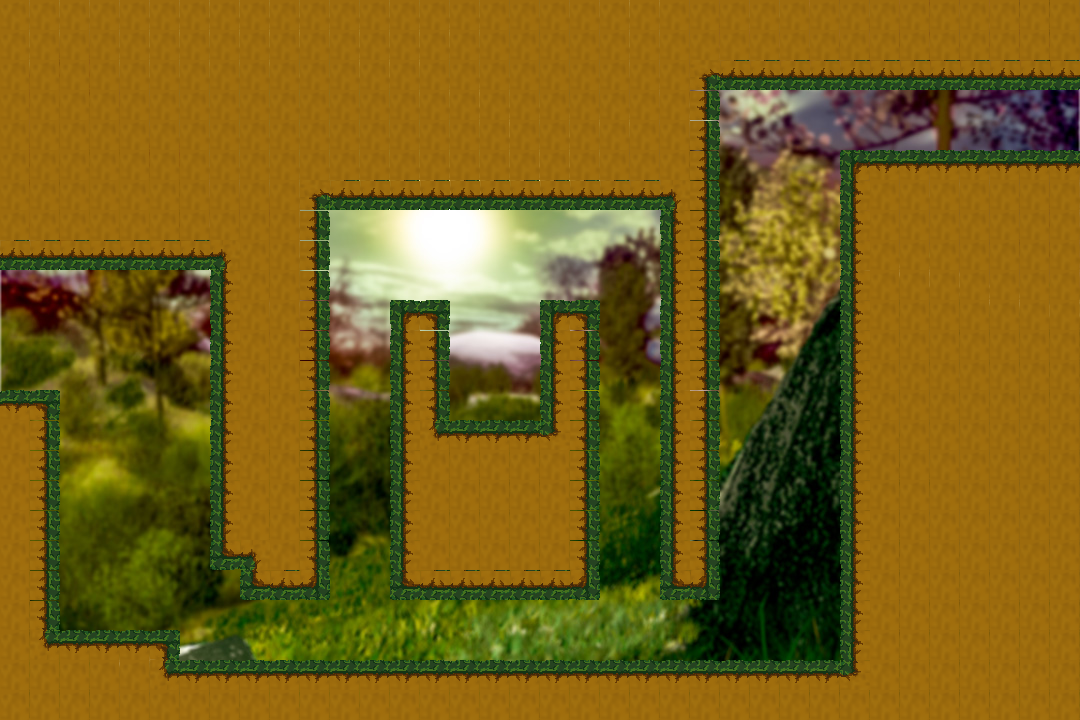

This game map was drawn from its Tiled (.tmx) file and the tilesets committed beside it. A one-line description and the full map source follow:
An orthogonal 36x24 tile map with 30x30 px tiles, 2 tile layers (Background, Tile Layer 1), 2 tilesets and 20 objects.

<map version="1.5" tiledversion="1.7.2" orientation="orthogonal" renderorder="right-down" width="36" height="24" tilewidth="30" tileheight="30" infinite="0" nextlayerid="13" nextobjectid="61">
 <editorsettings>
  <export target="level4.lua" format="lua" />
 </editorsettings>
 <tileset firstgid="1" name="FLY_TILESET" tilewidth="30" tileheight="30" tilecount="16" columns="4">
  <image source="../Tilesets/FLY_TILESET.png" width="120" height="120" />
 </tileset>
 <tileset firstgid="17" name="fly" tilewidth="1080" tileheight="360" tilecount="2" columns="1">
  <image source="../All background/fly.jpg" width="1080" height="720" />
 </tileset>
 <layer id="2" name="Background" width="36" height="24">
  <data encoding="csv">
0,0,0,0,0,0,0,0,0,0,0,0,0,0,0,0,0,0,0,0,0,0,0,0,0,0,0,0,0,0,0,0,0,0,0,0,
0,0,0,0,0,0,0,0,0,0,0,0,0,0,0,0,0,0,0,0,0,0,0,0,0,0,0,0,0,0,0,0,0,0,0,0,
0,0,0,0,0,0,0,0,0,0,0,0,0,0,0,0,0,0,0,0,0,0,0,0,0,0,0,0,0,0,0,0,0,0,0,0,
0,0,0,0,0,0,0,0,0,0,0,0,0,0,0,0,0,0,0,0,0,0,0,0,0,0,0,0,0,0,0,0,0,0,0,0,
0,0,0,0,0,0,0,0,0,0,0,0,0,0,0,0,0,0,0,0,0,0,0,0,0,0,0,0,0,0,0,0,0,0,0,0,
0,0,0,0,0,0,0,0,0,0,0,0,0,0,0,0,0,0,0,0,0,0,0,0,0,0,0,0,0,0,0,0,0,0,0,0,
0,0,0,0,0,0,0,0,0,0,0,0,0,0,0,0,0,0,0,0,0,0,0,0,0,0,0,0,0,0,0,0,0,0,0,0,
0,0,0,0,0,0,0,0,0,0,0,0,0,0,0,0,0,0,0,0,0,0,0,0,0,0,0,0,0,0,0,0,0,0,0,0,
0,0,0,0,0,0,0,0,0,0,0,0,0,0,0,0,0,0,0,0,0,0,0,0,0,0,0,0,0,0,0,0,0,0,0,0,
0,0,0,0,0,0,0,0,0,0,0,0,0,0,0,0,0,0,0,0,0,0,0,0,0,0,0,0,0,0,0,0,0,0,0,0,
0,0,0,0,0,0,0,0,0,0,0,0,0,0,0,0,0,0,0,0,0,0,0,0,0,0,0,0,0,0,0,0,0,0,0,0,
17,0,0,0,0,0,0,0,0,0,0,0,0,0,0,0,0,0,0,0,0,0,0,0,0,0,0,0,0,0,0,0,0,0,0,0,
0,0,0,0,0,0,0,0,0,0,0,0,0,0,0,0,0,0,0,0,0,0,0,0,0,0,0,0,0,0,0,0,0,0,0,0,
0,0,0,0,0,0,0,0,0,0,0,0,0,0,0,0,0,0,0,0,0,0,0,0,0,0,0,0,0,0,0,0,0,0,0,0,
0,0,0,0,0,0,0,0,0,0,0,0,0,0,0,0,0,0,0,0,0,0,0,0,0,0,0,0,0,0,0,0,0,0,0,0,
0,0,0,0,0,0,0,0,0,0,0,0,0,0,0,0,0,0,0,0,0,0,0,0,0,0,0,0,0,0,0,0,0,0,0,0,
0,0,0,0,0,0,0,0,0,0,0,0,0,0,0,0,0,0,0,0,0,0,0,0,0,0,0,0,0,0,0,0,0,0,0,0,
0,0,0,0,0,0,0,0,0,0,0,0,0,0,0,0,0,0,0,0,0,0,0,0,0,0,0,0,0,0,0,0,0,0,0,0,
0,0,0,0,0,0,0,0,0,0,0,0,0,0,0,0,0,0,0,0,0,0,0,0,0,0,0,0,0,0,0,0,0,0,0,0,
0,0,0,0,0,0,0,0,0,0,0,0,0,0,0,0,0,0,0,0,0,0,0,0,0,0,0,0,0,0,0,0,0,0,0,0,
0,0,0,0,0,1,1,1,1,0,0,0,0,0,0,0,0,0,0,0,0,0,0,0,0,0,0,0,0,0,0,0,0,0,0,0,
0,0,0,0,0,0,0,0,0,0,0,0,0,0,0,0,0,0,0,0,0,0,0,0,0,0,0,0,0,0,0,0,0,0,0,0,
0,0,0,0,0,0,0,0,0,0,0,0,0,0,0,0,0,0,0,0,0,0,0,0,0,0,0,0,0,0,0,0,0,0,0,0,
18,0,0,0,0,0,0,0,0,0,0,0,0,0,0,0,0,0,0,0,0,0,0,0,0,0,0,0,0,0,0,0,0,0,0,0
</data>
 </layer>
 <layer id="1" name="Tile Layer 1" width="36" height="24">
  <data encoding="csv">
11,11,11,11,11,11,11,11,11,11,11,11,11,11,11,11,11,11,11,11,11,11,11,11,11,11,11,11,11,11,11,11,11,11,11,11,
11,11,11,11,11,11,11,11,11,11,11,11,11,11,11,11,11,11,11,11,11,11,11,11,11,11,11,11,11,11,11,11,11,11,11,11,
11,11,11,11,11,11,11,11,11,11,11,11,11,11,11,11,11,11,11,11,11,11,11,9,6,6,6,6,6,6,6,6,6,6,6,6,
11,11,11,11,11,11,11,11,11,11,11,11,11,11,11,11,11,11,11,11,11,11,11,2,0,0,0,0,0,0,0,0,0,0,0,0,
11,11,11,11,11,11,11,11,11,11,11,11,11,11,11,11,11,11,11,11,11,11,11,2,0,0,0,0,0,0,0,0,0,0,0,0,
11,11,11,11,11,11,11,11,11,11,11,11,11,11,11,11,11,11,11,11,11,11,11,2,0,0,0,0,3,1,1,1,1,1,1,1,
11,11,11,11,11,11,11,11,11,11,9,6,6,6,6,6,6,6,6,6,6,6,10,2,0,0,0,0,5,11,11,11,11,11,11,11,
11,11,11,11,11,11,11,11,11,11,2,0,0,0,0,0,0,0,0,0,0,0,5,2,0,0,0,0,5,11,11,11,11,11,11,11,
6,6,6,6,6,6,6,10,11,11,2,0,0,0,0,0,0,0,0,0,0,0,5,2,0,0,0,0,5,11,11,11,11,11,11,11,
0,0,0,0,0,0,0,5,11,11,2,0,0,0,0,0,0,0,0,0,0,0,5,2,0,0,0,0,5,11,11,11,11,11,11,11,
0,0,0,0,0,0,0,5,11,11,2,0,0,3,4,0,0,0,3,4,0,0,5,2,0,0,0,0,5,11,11,11,11,11,11,11,
0,0,0,0,0,0,0,5,11,11,2,0,0,5,2,0,0,0,5,2,0,0,5,2,0,0,0,0,5,11,11,11,11,11,11,11,
0,0,0,0,0,0,0,5,11,11,2,0,0,5,2,0,0,0,5,2,0,0,5,2,0,0,0,0,5,11,11,11,11,11,11,11,
1,4,0,0,0,0,0,5,11,11,2,0,0,5,2,0,0,0,5,2,0,0,5,2,0,0,0,0,5,11,11,11,11,11,11,11,
11,2,0,0,0,0,0,5,11,11,2,0,0,5,13,1,1,1,14,2,0,0,5,2,0,0,0,0,5,11,11,11,11,11,11,11,
11,2,0,0,0,0,0,5,11,11,2,0,0,5,11,11,11,11,11,2,0,0,5,2,0,0,0,0,5,11,11,11,11,11,11,11,
11,2,0,0,0,0,0,5,11,11,2,0,0,5,11,11,11,11,11,2,0,0,5,2,0,0,0,0,5,11,11,11,11,11,11,11,
11,2,0,0,0,0,0,5,11,11,2,0,0,5,11,11,11,11,11,2,0,0,5,2,0,0,0,0,5,11,11,11,11,11,11,11,
11,2,0,0,0,0,0,7,10,11,2,0,0,5,11,11,11,11,11,2,0,0,5,2,0,0,0,0,5,11,11,11,11,11,11,11,
11,2,0,0,0,0,0,0,7,6,8,0,0,7,6,6,6,6,6,8,0,0,7,8,0,0,0,0,5,11,11,11,11,11,11,11,
11,2,0,0,0,0,0,0,0,0,0,0,0,0,0,0,0,0,0,0,0,0,0,0,0,0,0,0,5,11,11,11,11,11,11,11,
11,13,1,1,1,4,0,0,0,0,0,0,0,0,0,0,0,0,0,0,0,0,0,0,0,0,0,0,5,11,11,11,11,11,11,11,
11,11,11,11,11,13,1,1,1,1,1,1,1,1,1,1,1,1,1,1,1,1,1,1,1,1,1,1,14,11,11,11,11,11,11,11,
11,11,11,11,11,11,11,11,11,11,11,11,11,11,11,11,11,11,11,11,11,11,11,11,11,11,11,11,11,11,11,11,11,11,11,11
</data>
 </layer>
 <objectgroup id="3" name="bird">
  <object id="42" x="465.789" y="347.368" width="61.1842" height="59.2105" />
 </objectgroup>
 <objectgroup id="4" name="lizard">
  <object id="43" x="418.421" y="617.763" width="205.263" height="37.5" />
 </objectgroup>
 <objectgroup id="5" name="frog">
  <object id="41" x="94.7368" y="582.237" width="51.3158" height="55.2632" />
 </objectgroup>
 <objectgroup id="6" name="flower" />
 <objectgroup id="7" name="Platform">
  <object id="44" x="1.97368" y="0" width="712.5" height="203.289" />
  <object id="45" x="1.97368" y="203.289" width="321.711" height="59.2105" />
  <object id="46" x="215.132" y="262.5" width="108.553" height="300" />
  <object id="47" x="242.763" y="566.447" width="82.8947" height="29.6053" />
  <object id="48" x="1.97368" y="390.789" width="51.3158" height="327.632" />
  <object id="49" x="59.2105" y="631.579" width="114.474" height="84.8684" />
  <object id="50" x="179.605" y="661.184" width="661.184" height="55.2632" />
  <object id="51" x="840.789" y="150" width="236.842" height="564.474" />
  <object id="52" x="716.447" y="1.97368" width="363.158" height="84.8684" />
  <object id="53" x="663.158" y="205.263" width="51.3158" height="388.816" />
  <object id="54" x="390.789" y="301.974" width="57.2368" height="126.316" />
  <object id="55" x="540.789" y="301.974" width="55.2632" height="128.289" />
  <object id="56" x="390.789" y="428.289" width="207.237" height="169.737" />
 </objectgroup>
 <objectgroup id="8" name="walls">
  <object id="59" x="1081.58" y="0" width="25.6579" height="722.368" />
  <object id="60" x="-31.5789" y="1.97368" width="29.6053" height="716.447" />
 </objectgroup>
 <objectgroup id="9" name="end_point">
  <object id="57" x="953.289" y="94.7368" width="120.395" height="53.2895" />
 </objectgroup>
 <objectgroup id="10" name="respawn_point">
  <object id="58" x="17.7632" y="323.684" width="47.3684" height="43.4211" />
 </objectgroup>
 <objectgroup id="11" name="water" />
</map>
